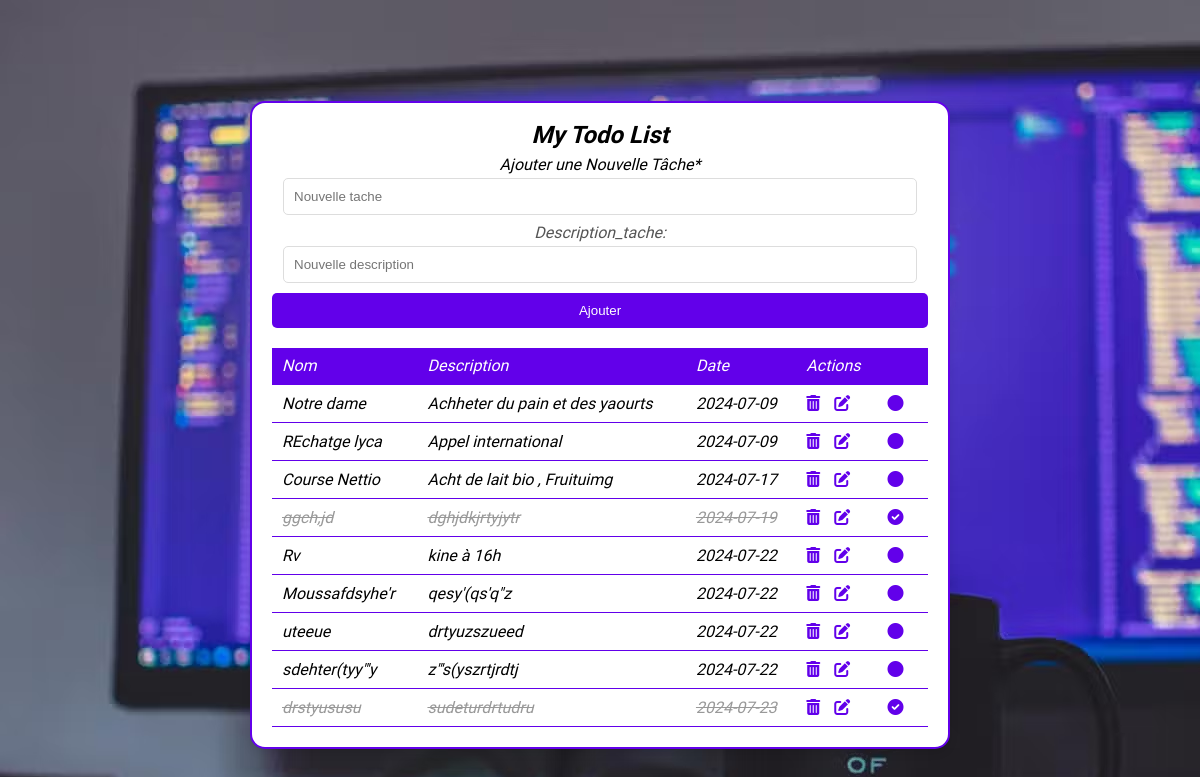
The page / on the database its author committed.
### tables this page shows
CREATE TABLE `tache` (
  `id_taches` int(11) NOT NULL,
  `nom` varchar(50) NOT NULL,
  `description` varchar(250) NOT NULL,
  `date_creation` date NOT NULL DEFAULT current_timestamp(),
  `realisee` tinyint(1) DEFAULT 0
);

### index.php (the view, shortened to what this page needs)
<?php
require_once 'bdd.php';
$requete = "SELECT * FROM tache";
$reponses = $bdd->prepare($requete);
$reponses->execute();
$taches = $reponses->fetchAll(PDO::FETCH_ASSOC);
?>
<!DOCTYPE html>
<html lang="fr">
<head>
    <link rel="stylesheet" href="https://cdnjs.cloudflare.com/ajax/libs/font-awesome/6.0.0-beta3/css/all.min.css">
    <link rel="stylesheet" href="style/reset.css">
    <link rel="stylesheet" href="style/todo.css">
</head>
<body>
    <div class="container">
        <h1>My Todo List</h1>
        <h2>Ajouter une Nouvelle Tâche*</h2>
        <form action="traitementAjout.php" method="post">
            <input type="text" id="nom" name="nom" required placeholder="Nouvelle tache">
            <label for="description">Description_tache:</label>
            <input type="text" id="description" name="description"  placeholder="Nouvelle description">
            <br>
            <button type="submit">Ajouter</button>
            <br>
        </form>
        <table>
            <thead>
                <tr>
                    <th>Nom</th>
                    <th>Description</th>
                    <th>Date</th>
                    <th>Actions</th>
                    <th></th>
                </tr>
            </thead>
            <tbody>
                <?php foreach ($taches as $tache): ?>
                    <tr>
                        <td class="<?php echo $tache['realisee'] ? 'terminee' : ''; ?>"><strong><?php echo htmlspecialchars($tache['nom']); ?></strong></td>
                        <td class="<?php echo $tache['realisee'] ? 'terminee' : ''; ?>"><?php echo htmlspecialchars($tache['description']); ?></td>
                        <td class="<?php echo $tache['realisee'] ? 'terminee' : ''; ?>"><?php echo htmlspecialchars($tache['date_creation']); ?></td>
                        <td>
                            <a href="delete.php?id_taches=<?php echo $tache['id_taches']; ?>"><div class="fas fa-trash-alt"></div></a>
                            <a href="formulaireUpdate.php?id_taches=<?php echo $tache['id_taches']; ?>"><div class="fas fa-edit"></div></a>
                        </td>
                        <td>
                            <?php if ($tache['realisee']): ?>
                                <a href="marqueTerminee.php?id_taches=<?php echo $tache['id_taches']; ?>"><div class="fas fa-check-circle"></div></a>
                            <?php else: ?>
                                <a href="marqueTerminee.php?id_taches=<?php echo $tache['id_taches']; ?>"><div class="fas fa-circle"></div></a>
                            <?php endif; ?>
                        </td>
                    </tr>
                <?php endforeach; ?>
            </tbody>
        </table>
    </div>
</body>
</html>

### style/todo.css (style rules this page uses)
* { box-sizing: border-box; }
body { display: flex; justify-content: center; align-items: center; height: 100vh; font-family: "Bona Nova SC", serif; font-weight: 600px; font-style: italic; font-size: 1rem; background-image: url(../images/bacground.png); }
.container { width: 100%; max-width: 700px; background-color:white; padding: 20px; margin-top: 250px; margin-bottom: 200px; box-shadow: 0 4px 8px rgba(0, 0, 0, 0.1); border-radius: 15px; border: 2px solid #6200ea; text-align: center; word-break: break-all; }
h1 { font-size: 1.5em; margin-bottom: 10px; text-decoration: none; font-weight: bold; }
form { margin-bottom: 20px; }
form label { display: block; margin-bottom: 5px; color: #555; }
form input { width: calc(100% - 22px); padding: 10px; margin-bottom: 10px; border: 1px solid #ddd; border-radius: 5px; transition: border-color 0.3s; }
form button { width: 100%; padding: 10px; background-color: #6200ea; color: #fff; border: none; border-radius: 5px; cursor: pointer; transition: background-color 0.5s; }
table { width: 100%; border-collapse: collapse; margin-top: 20px; }
table th, table td { padding: 10px; border-bottom: 1px solid #6200ea;; text-align: left; }
table th { background-color: #6200ea; color: #fff; }
tbody td { background-color: #ffffff; border-radius: 5px; }
.terminee { text-decoration: line-through; color: #999; }
a div { display: inline-block; margin-right: 10px; color: #6200ea; transition: color 0.3s; }

### rows shown on the page
tache: nom "Notre dame", description "Achheter du pain et des yaourts", date_creation "2024-07-09"
tache: nom "REchatge lyca", description "Appel international", date_creation "2024-07-09"
tache: nom "Course Nettio", description "Acht de lait bio , Fruituimg", date_creation "2024-07-17"
tache: nom "ggch,jd", description "dghjdkjrtyjytr", date_creation "2024-07-19"
tache: nom "Rv", description "kine à 16h", date_creation "2024-07-22"
tache: nom "Moussafdsyhe'r", description "qesy'(qs'q\"z", date_creation "2024-07-22"
tache: nom "uteeue", description "drtyuzszueed", date_creation "2024-07-22"
tache: nom "sdehter(tyy\"'y", description "z\"'s(yszrtjrdtj", date_creation "2024-07-22"
tache: nom "drstyususu", description "sudeturdrtudru", date_creation "2024-07-23"
